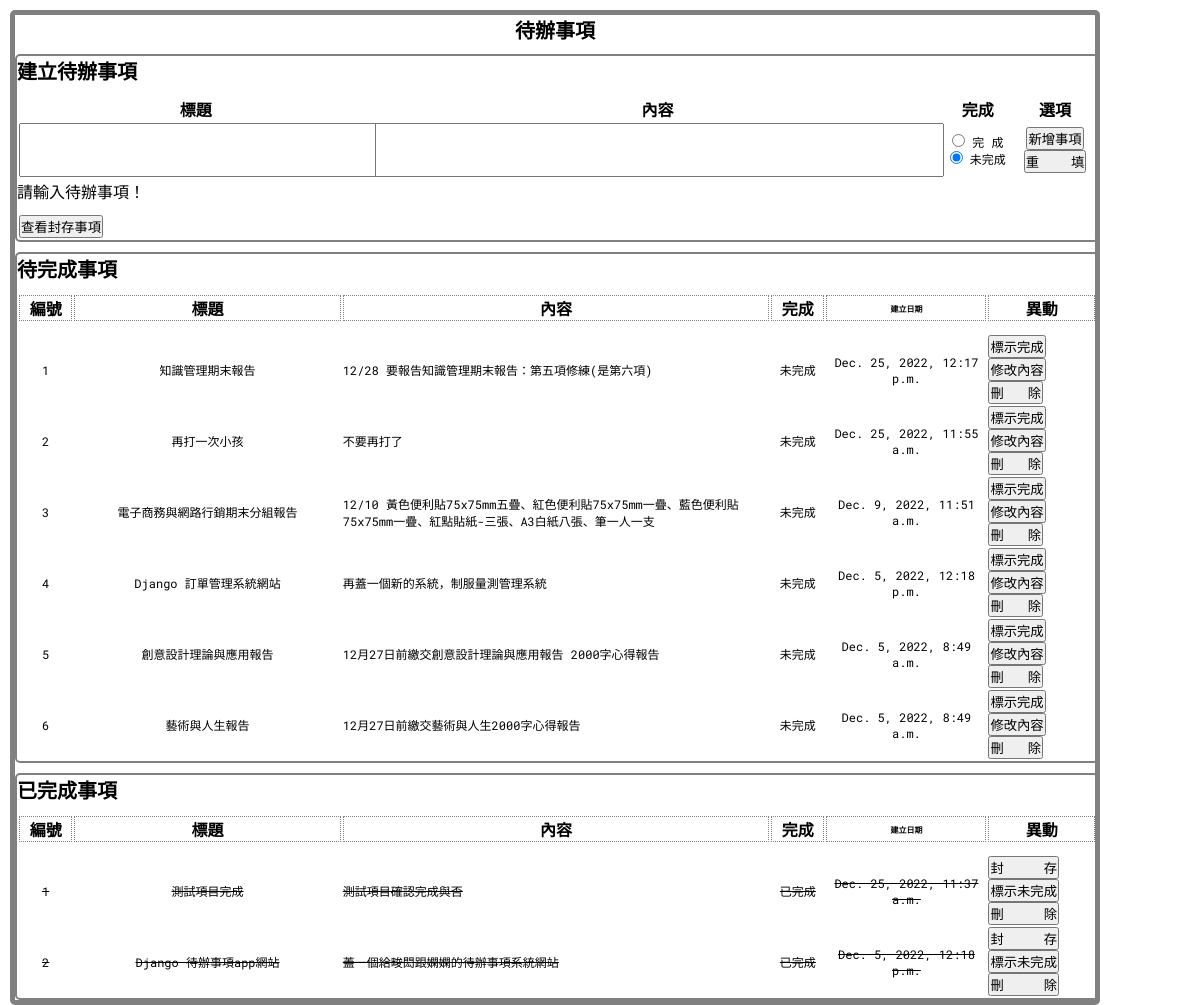
/todo/, run on the app's committed database.
### todo_list_app/models.py (models this page shows, shortened)
class Task(models.Model):
    id = models.AutoField(primary_key=True)
    title = models.CharField(max_length=200, null=False)
    taskContent = models.CharField(max_length=250, null=False)
    complete = models.BooleanField(default=False)
    archived = models.BooleanField(default=False)
    dateOfCreated = models.DateTimeField(auto_now=True)

### todo_list_app/views.py (the view)
# urls.py: path('todo/', views.todo),
def todo(request):
    todo_tasks = Task.objects.filter(complete="False").order_by('-dateOfCreated')
    done_tasks = Task.objects.filter(complete="True").order_by('-dateOfCreated')
    todo_tasks = todo_tasks.filter(archived="False")
    done_tasks = done_tasks.filter(archived="False")
    if (request.method == "POST"):
        title = request.POST['title']
        taskContent = request.POST['taskContent']
        complete =  request.POST['complete']
        task = Task.objects.create(title=title, taskContent=taskContent, complete=complete)
        task.save()
        return redirect('.')
    else:
        message = '請輸入待辦事項！'
    context = {'todo_tasks':todo_tasks, 'done_tasks':done_tasks, 'message':message}
    return render(request, 'todo.html', context)

### templates/todo.html (shortened to what this page needs)
{% extends "base.html" %}
{% block title %}
    {% load static %} <link href="{% static "css/styles.css" %}" rel="stylesheet" type="text/css" />
{% endblock %}
{% block content %}
    <div class="main">
        <h1> 待辦事項 </h1>
        <div class="input_todo">
            <h2> 建立待辦事項 </h2>
                <form action="." method="POST" name="form" id="form1">
                    <table>
                        <tr>
                            <th class="show_title">標題</th>
                            <th class="show_content">內容</th>
                            <th class="show_complete">完成</th>
                            <th class="show_complete">選項</th>
                        </tr>
                        <tr>
                            <td class="show_title">
                                <input type="text" name="title" id="input_title" />
                            </td>
                            <td class="show_content">
                                <input type="text" name="taskContent" id="input_taskContent" />
                            </td>
                            <td class="show_complete">
                                <input type="radio" name="complete" id="complete_true" value="True"/> 完  成
		                        <input type="radio" name="complete" id="complete_false" value="False" checked="checked"/> 未完成
                            </td>
                            <td class="show_complete">
                                <input type="submit" name="button_new" id="button_new" value="新增事項">
		                        <input type="reset" name="button_reset" id="button_reset" value="重    填">
                            </td>
                        </tr>
                    </table>
                </form>
                <span> {{ message}} </span>
                <table>
                    <tr>
                        <td>
                            <form action="/archived">
                                <input type="submit" value="查看封存事項" />
                            </form>
                        </td>
                    </tr>
                </table>
        </div>
        <div class="show_todo">
            <h2> 待完成事項 </h2>
            <table>
                <th class="show_no">編號</th>
                <th class="show_title">標題</th>
                <th class="show_content">內容</th>
                <th class="show_complete">完成</th>
                <th class="show_time">建立日期</th>
                <th class="show_button">異動</th>
            </table>
            <table class="hover_content">
                {% for todo_task in todo_tasks %}
                    <tr>
                        <td class="show_no"> {{ forloop.counter  }}</td>
                        <td class="show_title"> {{ todo_task.title }}</td>
                        <td class="show_content"> {{ todo_task.taskContent }}</td>
                        <td class="show_complete">
                            {% if todo_task.complete == "True" %}
                                <div> 已完成 </div>
                            {% else %}
                                <div> 未完成 </div>
                            {% endif %}
                        </td>
                        <td class="show_time"> {{ todo_task.dateOfCreated }}</td>
                        <td class="show_button">
                            <form action="/complete/{{todo_task.id}}/">
                                <input type="submit" value="標示完成" />
                            </form>
                            <form action="/edit/{{todo_task.id}}/">
                                <input type="submit" value="修改內容" />
                            </form>
                            <form action="/delete/{{todo_task.id}}/">
                                <input type="submit" value="刪   除" />
                            </form>
                        </td>
                    </tr>
                {% endfor %}
            </table>
        </div>
        <div class="show_done">
            <h2> 已完成事項 </h2>
            <table>
                <th class="show_no">編號</th>
                <th class="show_title">標題</th>
                <th class="show_content">內容</th>
                <th class="show_complete">完成</th>
                <th class="show_time">建立日期</th>
                <th class="show_button">異動</th>
            </table>
            <table class="hover_content">
                {% for done_task in done_tasks %}
                    <tr>
                        <td class="show_no"> {{ forloop.counter }}</td>
                        <td class="show_title"> {{ done_task.title }}</td>
                        <td class="show_content"> {{ done_task.taskContent }}</td>
                        <td class="show_complete">
                            {% if done_task.complete == "False" %}
                                <div> 未完成 </div>
                            {% else %}
                                <div> 已完成 </div>
                            {% endif %}
                        </td>
                        <td class="show_time"> {{ done_task.dateOfCreated }}</td>
                        <td class="show_button">
                            <form action="/archiving/{{done_task.id}}">
                                <input type="submit" value="封     存" />
                            </form>
                            <form action="/incomplete/{{done_task.id}}">
                                <input type="submit" value="標示未完成" />
                            </form>
                            <form action="/delete/{{done_task.id}}">
                                <input type="submit" value="刪     除" />
                            </form>
                        </td>
                    </tr>
                {% endfor %}
            </table>
        </div>
    </div>
{% endblock %}

### templates/base.html
<!DOCTYPE html>
<html>
	<head>
		{% block title %}{% endblock %}
	</head>
	<body>
		{% block content %}{% endblock %}
	</body>
</html>

### static/css/styles.css (style rules this page uses)
* { margin: 0; padding: 0; font-family:'Roboto Mono',monospace; }
.main { display: block; width: 1080px; margin-top: 10px; margin-left: 10px; border: solid gray 5px; border-radius: 5px; }
.main h1 { text-align: center; font-size: 20px; }
.main h2 { font-size: 20px; }
.main td { font-size: 12px; }
.input_todo { display: block; width: 100%; margin-top: 10px; border: solid gray 2px; border-radius: 5px; }
.input_todo table { margin-top: 10px; width: 100%; }
#input_title { width: 100%; height:50px; }
#input_taskContent { width: 100%; height:50px; }
.show_todo { display: block; width: 100%; margin-top: 10px; border: solid gray 2px; border-radius: 5px; }
.show_todo table { margin-top: 10px; width: 100%; }
.show_todo th { border: dotted gray 0.5px; }
.show_todo td { word-wrap: break-word; }
.show_done { display: block; width: 100%; margin-top: 10px; border: solid gray 2px; border-radius: 5px; }
.show_done table { margin-top: 10px; width: 100%; }
.show_done th { border: dotted gray 0.5px; }
.show_done td { word-wrap: break-word; text-decoration: line-through; }
.show_no { text-align: center; width:5%; }
.show_title { text-align: center; width:25%; }
.show_content { width:40% }
.show_complete { text-align: center; width: 5%; }
.show_time { text-align: center; width:15%; font-size: 8px; }
.show_button { width:10%; }

### data on the page
Task: title "知識管理期末報告", taskContent "12/28 要報告知識管理期末報告：第五項修練(是第六項)", complete "未完成", dateOfCreated "Dec. 25, 2022, 12:17 p.m."
Task: title "再打一次小孩", taskContent "不要再打了", complete "未完成", dateOfCreated "Dec. 25, 2022, 11:55 a.m."
Task: title "電子商務與網路行銷期末分組報告", taskContent "12/10 黃色便利貼75x75mm五疊、紅色便利貼75x75mm一疊、藍色便利貼75x75mm一疊、紅點貼紙-三張、A3白紙八張、筆一人一支", complete "未完成", dateOfCreated "Dec. 9, 2022, 11:51 a.m."
Task: title "Django 訂單管理系統網站", taskContent "再蓋一個新的系統，制服量測管理系統", complete "未完成", dateOfCreated "Dec. 5, 2022, 12:18 p.m."
Task: title "創意設計理論與應用報告", taskContent "12月27日前繳交創意設計理論與應用報告 2000字心得報告", complete "未完成", dateOfCreated "Dec. 5, 2022, 8:49 a.m."
Task: title "藝術與人生報告", taskContent "12月27日前繳交藝術與人生2000字心得報告", complete "未完成", dateOfCreated "Dec. 5, 2022, 8:49 a.m."
Task: title "測試項目完成", taskContent "測試項目確認完成與否", complete "已完成", dateOfCreated "Dec. 25, 2022, 11:37 a.m."
Task: title "Django 待辦事項app網站", taskContent "蓋一個給畯閎跟嫻嫻的待辦事項系統網站", complete "已完成", dateOfCreated "Dec. 5, 2022, 12:18 p.m."

### other printed values
{{ message }} "請輸入待辦事項！"
